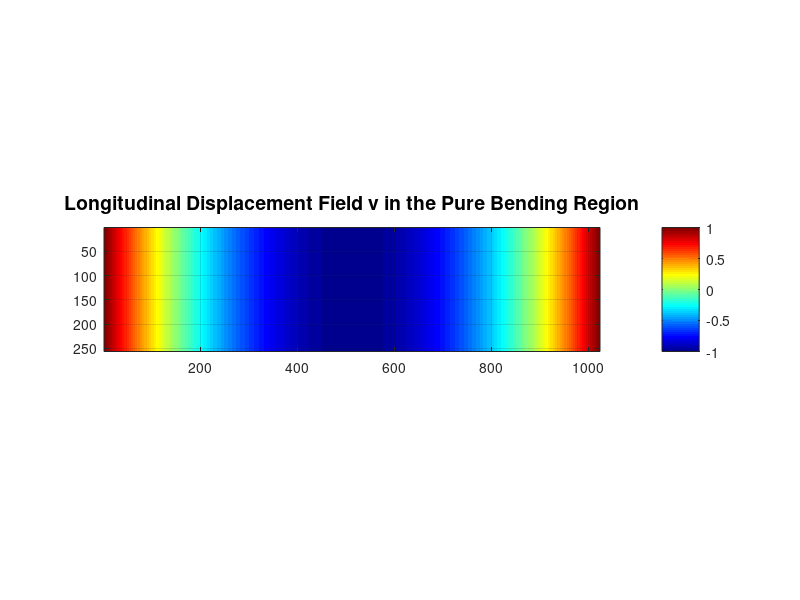
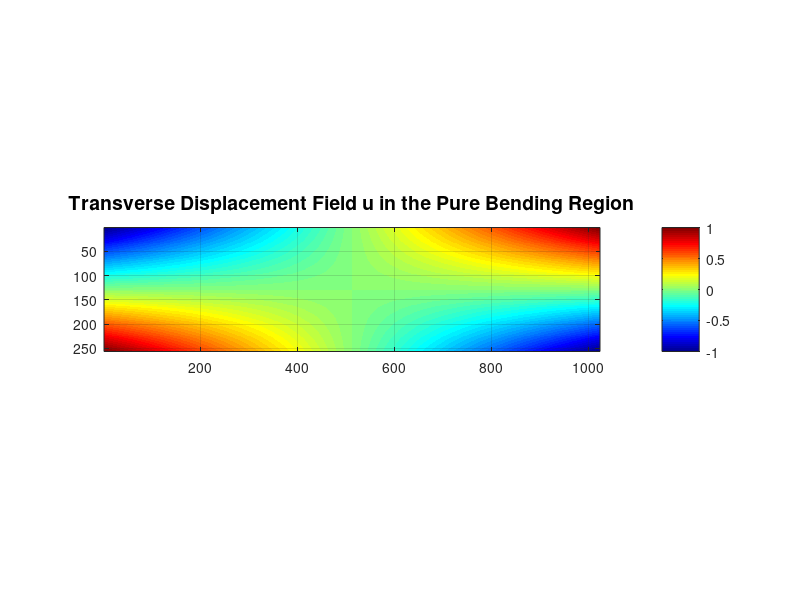
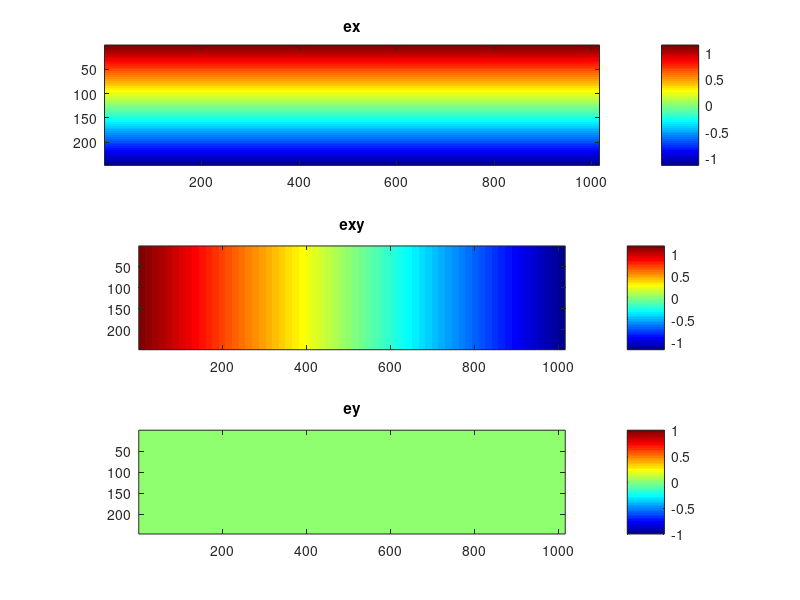

The MATLAB source for these figures, in order:
% Four-Point Bending Test Pure Bending Region Displacement Field Plotting
% Clear workspace and figures
clear; close all; clc;

% 1. Parameter settings
L = 1.0;          % Beam length (meters)
a = 0.25;         % Distance from loading point to support point (meters)
b = 2;          % Distance between loading points (meters)
P = 1000;         % Applied force (Newtons)
E = 210e9;        % Young's modulus (Pascals)
I = 1.0e-6;       % Moment of inertia of the cross-section (m^4)

% 2. Define the pure bending region
x_start = a;          % Starting point of the pure bending region
x_end = a + b;        % End point of the pure bending region
x = linspace(x_start, x_end, 1024);  % x-coordinates within the pure bending region

% Define y-coordinates (assuming beam thickness is 10cm, symmetrically distributed)
y_max = 1;         % Maximum y displacement (meters)
y = linspace(-y_max, y_max, 256);  % y-coordinates along the beam thickness direction

[X, Y] = meshgrid(x, y); 

% 3. Calculate transverse displacement w(x)
M = P * a;            % Pure bending moment
v = (M / (2 * E * I)) * (X - (a+b/2)).^2;   % v displacement formula
v = v * 1e+3; C1 = max(v(:)); C2 = min(v(:));
v = (v - C2)/(C1 - C2) * 2 - 1;

% 4. Calculate longitudinal displacement u(x, y)
u = (M * Y / (E * I)) .* (a + b/2 - X);     % u displacement formula
u = u * 1e+3; B1 = max(u(:)); B2 = min(u(:));
u = (u - B2)/(B1 - B2) * 2 - 1;


[m,n] = size(u);
mean_value = 0; std_value = 0.0; 
white_noise_matrix_u = mean_value + std_value * randn(m, n);
white_noise_matrix_v = mean_value + std_value * randn(m, n);

u = u + white_noise_matrix_u;
v = v + white_noise_matrix_v;

% 5. Plot transverse displacement w(x)
figure(1);
imshow(v, 'Colormap', jet);
title('Longitudinal Displacement Field v in the Pure Bending Region', 'FontSize', 14);
colorbar; caxis('auto');
grid on; axis on;

% 6. Plot longitudinal displacement u(x, y) in 3D
figure(2);
imshow(u, 'Colormap', jet);
title('Transverse Displacement Field u in the Pure Bending Region', 'FontSize', 14);
colorbar; caxis('auto');
grid on; axis on;

% 7. Save the displacement result
save('fpb_displacement.mat', 'u', 'v');

% 8. Calculate partial derivatives
u_x = -M*Y/(E*I)*1e+3;
u_y = M/(E*I)*(a+b/2-X)*1e+3;

v_x = M/(E*I)*(a+b/2-X)*1e+3;
v_y = zeros(size(v_x));

figure;
subplot(311)
imshow(u_x(5:251,5:1019), 'Colormap', jet);
title('ex');
colorbar; caxis('auto');
axis on;

exy = (v_x/2+u_y/2);
subplot(312)
imshow(exy(5:251,5:1019), 'Colormap', jet);
title('exy');
colorbar; caxis('auto');
axis on;

subplot(313)
imshow(v_y(5:251,5:1019), 'Colormap', jet);
title('ey');
colorbar; caxis('auto');
axis on;